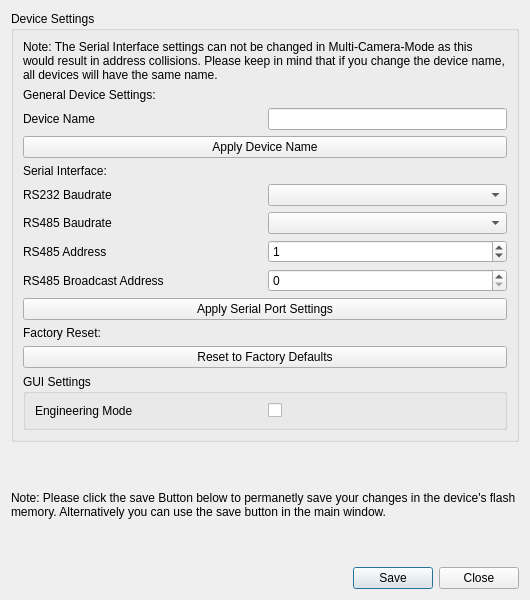
<?xml version="1.0" encoding="UTF-8"?>
<ui version="4.0">
 <class>SettingsDialog</class>
 <widget class="QDialog" name="SettingsDialog">
  <property name="geometry">
   <rect>
    <x>0</x>
    <y>0</y>
    <width>530</width>
    <height>600</height>
   </rect>
  </property>
  <property name="sizePolicy">
   <sizepolicy hsizetype="MinimumExpanding" vsizetype="Preferred">
    <horstretch>0</horstretch>
    <verstretch>0</verstretch>
   </sizepolicy>
  </property>
  <property name="minimumSize">
   <size>
    <width>530</width>
    <height>0</height>
   </size>
  </property>
  <property name="windowTitle">
   <string>System Settings</string>
  </property>
  <property name="windowIcon">
   <iconset resource="../../resource/resource.qrc">
    <normaloff>:/icons/cog-64.png</normaloff>:/icons/cog-64.png</iconset>
  </property>
  <property name="modal">
   <bool>false</bool>
  </property>
  <layout class="QVBoxLayout" name="verticalLayout">
   <item>
    <widget class="QGroupBox" name="gpxSystemSettings">
     <property name="minimumSize">
      <size>
       <width>400</width>
       <height>0</height>
      </size>
     </property>
     <property name="title">
      <string>Device Settings</string>
     </property>
     <layout class="QVBoxLayout" name="verticalLayout_3">
      <item>
       <widget class="QLabel" name="lblNote">
        <property name="text">
         <string>Note: The Serial Interface settings can not be changed in Multi-Camera-Mode as this would result in address collisions. Please keep in mind that if you change the device name, all devices will have the same name.</string>
        </property>
        <property name="wordWrap">
         <bool>true</bool>
        </property>
       </widget>
      </item>
      <item>
       <widget class="QLabel" name="label">
        <property name="text">
         <string>General Device Settings:</string>
        </property>
       </widget>
      </item>
      <item>
       <layout class="QGridLayout" name="gridLayout_3">
        <item row="0" column="0">
         <widget class="QLabel" name="lblDeviceName">
          <property name="text">
           <string>Device Name</string>
          </property>
         </widget>
        </item>
        <item row="0" column="1">
         <widget class="QLineEdit" name="letDeviceName">
          <property name="sizePolicy">
           <sizepolicy hsizetype="Preferred" vsizetype="Fixed">
            <horstretch>0</horstretch>
            <verstretch>0</verstretch>
           </sizepolicy>
          </property>
          <property name="maxLength">
           <number>32</number>
          </property>
         </widget>
        </item>
       </layout>
      </item>
      <item>
       <widget class="QPushButton" name="btnApplyDeviceName">
        <property name="text">
         <string>Apply Device Name</string>
        </property>
       </widget>
      </item>
      <item>
       <widget class="QLabel" name="lblSerialInterface">
        <property name="text">
         <string>Serial Interface:</string>
        </property>
       </widget>
      </item>
      <item>
       <layout class="QGridLayout" name="gridLayout_2">
        <item row="2" column="0">
         <widget class="QLabel" name="lblRS232Baudrate">
          <property name="text">
           <string>RS232 Baudrate</string>
          </property>
         </widget>
        </item>
        <item row="3" column="0">
         <widget class="QLabel" name="lblRS485Baudrate">
          <property name="text">
           <string>RS485 Baudrate</string>
          </property>
         </widget>
        </item>
        <item row="4" column="0">
         <widget class="QLabel" name="lblRS485Address">
          <property name="text">
           <string>RS485 Address</string>
          </property>
         </widget>
        </item>
        <item row="2" column="1">
         <widget class="QComboBox" name="cbxRS232Baudrate">
          <property name="sizePolicy">
           <sizepolicy hsizetype="Preferred" vsizetype="Fixed">
            <horstretch>0</horstretch>
            <verstretch>0</verstretch>
           </sizepolicy>
          </property>
         </widget>
        </item>
        <item row="3" column="1">
         <widget class="QComboBox" name="cbxRS485Baudrate">
          <property name="sizePolicy">
           <sizepolicy hsizetype="Preferred" vsizetype="Fixed">
            <horstretch>0</horstretch>
            <verstretch>0</verstretch>
           </sizepolicy>
          </property>
         </widget>
        </item>
        <item row="4" column="1">
         <widget class="QSpinBox" name="sbxRS485Address">
          <property name="sizePolicy">
           <sizepolicy hsizetype="Preferred" vsizetype="Fixed">
            <horstretch>0</horstretch>
            <verstretch>0</verstretch>
           </sizepolicy>
          </property>
          <property name="minimumSize">
           <size>
            <width>0</width>
            <height>0</height>
           </size>
          </property>
          <property name="maximum">
           <number>65535</number>
          </property>
          <property name="value">
           <number>1</number>
          </property>
         </widget>
        </item>
        <item row="5" column="0">
         <widget class="QLabel" name="lblRS485BroadcastAddress">
          <property name="text">
           <string>RS485 Broadcast Address</string>
          </property>
         </widget>
        </item>
        <item row="5" column="1">
         <widget class="QSpinBox" name="sbxRS485BroadcastAddress">
          <property name="sizePolicy">
           <sizepolicy hsizetype="Preferred" vsizetype="Fixed">
            <horstretch>0</horstretch>
            <verstretch>0</verstretch>
           </sizepolicy>
          </property>
          <property name="maximum">
           <number>65535</number>
          </property>
         </widget>
        </item>
       </layout>
      </item>
      <item>
       <widget class="QPushButton" name="btnApplySerialPortSettings">
        <property name="text">
         <string>Apply Serial Port Settings</string>
        </property>
       </widget>
      </item>
      <item>
       <widget class="QLabel" name="lblFactoryReset">
        <property name="text">
         <string>Factory Reset:</string>
        </property>
       </widget>
      </item>
      <item>
       <widget class="QPushButton" name="btnResetToDefaults">
        <property name="minimumSize">
         <size>
          <width>120</width>
          <height>0</height>
         </size>
        </property>
        <property name="text">
         <string>Reset to Factory Defaults</string>
        </property>
       </widget>
      </item>
      <item>
       <widget class="QGroupBox" name="groupBox">
        <property name="title">
         <string>GUI Settings</string>
        </property>
        <layout class="QVBoxLayout" name="verticalLayout_2">
         <item>
          <layout class="QGridLayout" name="gridLayout">
           <item row="1" column="0">
            <widget class="QLabel" name="lblEngineeringMode">
             <property name="minimumSize">
              <size>
               <width>0</width>
               <height>0</height>
              </size>
             </property>
             <property name="maximumSize">
              <size>
               <width>16777215</width>
               <height>16777215</height>
              </size>
             </property>
             <property name="text">
              <string>Engineering Mode</string>
             </property>
            </widget>
           </item>
           <item row="1" column="1">
            <widget class="QCheckBox" name="cbxEngineeringMode">
             <property name="sizePolicy">
              <sizepolicy hsizetype="Preferred" vsizetype="Fixed">
               <horstretch>0</horstretch>
               <verstretch>0</verstretch>
              </sizepolicy>
             </property>
             <property name="text">
              <string/>
             </property>
            </widget>
           </item>
          </layout>
         </item>
        </layout>
       </widget>
      </item>
     </layout>
    </widget>
   </item>
   <item>
    <widget class="QLabel" name="label_2">
     <property name="text">
      <string>Note: Please click the save Button below to permanetly save your changes in the device's flash memory. Alternatively you can use the save button in the main window.</string>
     </property>
     <property name="wordWrap">
      <bool>true</bool>
     </property>
    </widget>
   </item>
   <item>
    <widget class="QDialogButtonBox" name="buttonBox">
     <property name="orientation">
      <enum>Qt::Horizontal</enum>
     </property>
     <property name="standardButtons">
      <set>QDialogButtonBox::Close|QDialogButtonBox::Save</set>
     </property>
    </widget>
   </item>
  </layout>
 </widget>
 <resources>
  <include location="../../resource/resource.qrc"/>
 </resources>
 <connections>
  <connection>
   <sender>buttonBox</sender>
   <signal>accepted()</signal>
   <receiver>SettingsDialog</receiver>
   <slot>accept()</slot>
   <hints>
    <hint type="sourcelabel">
     <x>248</x>
     <y>254</y>
    </hint>
    <hint type="destinationlabel">
     <x>157</x>
     <y>274</y>
    </hint>
   </hints>
  </connection>
  <connection>
   <sender>buttonBox</sender>
   <signal>rejected()</signal>
   <receiver>SettingsDialog</receiver>
   <slot>reject()</slot>
   <hints>
    <hint type="sourcelabel">
     <x>316</x>
     <y>260</y>
    </hint>
    <hint type="destinationlabel">
     <x>286</x>
     <y>274</y>
    </hint>
   </hints>
  </connection>
 </connections>
</ui>
